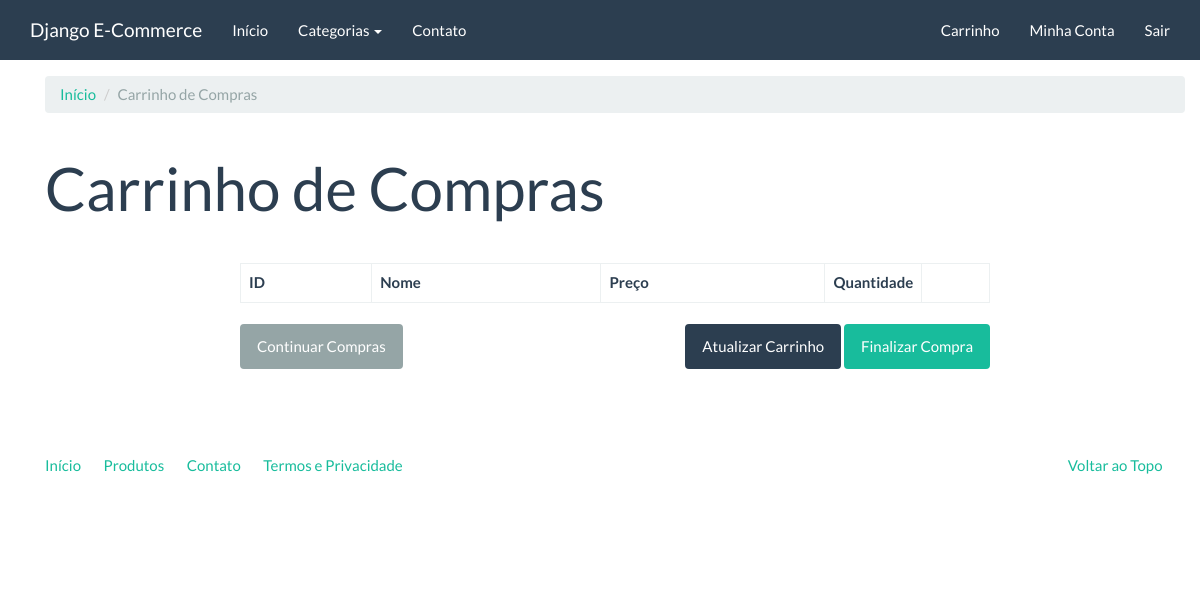
Before: /compras/carrinho/ (signed in) with the older database file.
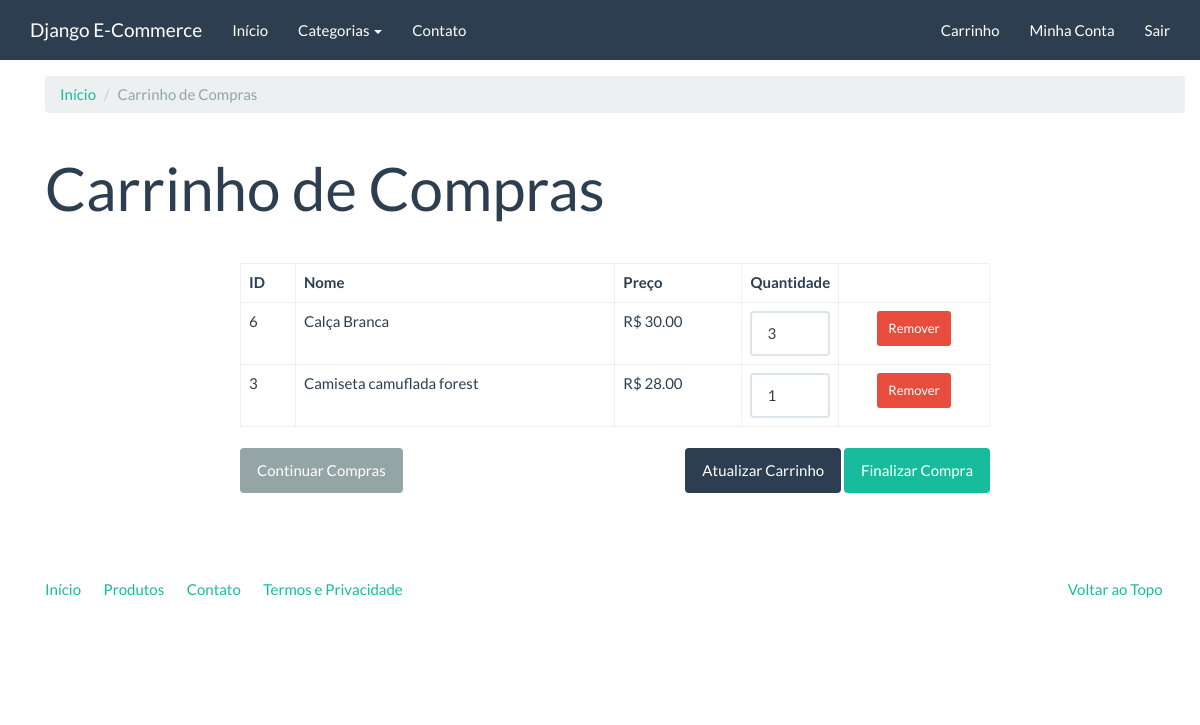
After: the same page with the newer database file.
### checkout/models.py (models this page shows, shortened)
class CartItem(models.Model):
    cart_key = models.CharField('Chave do Carrinho', max_length=40, db_index=True)
    product = models.ForeignKey('catalog.Product', verbose_name='Produto', on_delete=models.CASCADE)
    quantity = models.PositiveIntegerField('Quantidade', default=1)
    price = models.DecimalField('Preço', decimal_places=2, max_digits=8)
    owner = models.ForeignKey(settings.AUTH_USER_MODEL, verbose_name='Usuário', on_delete=models.CASCADE, null=True)
    objects = CartItemManager()
    class Meta:
        verbose_name = 'Item do Carrinho'
        verbose_name_plural = 'Itens dos Carrinhos'
        unique_together = (('cart_key', 'product'),)

### catalog/models.py (models this page shows, shortened)
class Product(models.Model):
    name = models.CharField("Nome", max_length=100)
    slug = models.SlugField('Identificador', max_length=100)
    category = models.ForeignKey('catalog.Category', related_name='Categoria', verbose_name="Categoria", on_delete=models.CASCADE, null=True, blank=False)
    description = models.TextField('Descrição', blank=True, max_length=85)
    price = models.DecimalField("Preço", decimal_places=2, max_digits=8)
    created = models.DateTimeField('Criado em', auto_now_add=True)
    modified = models.DateTimeField('Modificado em', auto_now=True)
    class Meta:
        verbose_name = 'Produto'
        verbose_name_plural = "Produtos"
        ordering = ['name']
    def __str__(self):
        return self.name

### checkout/views.py (the view, shortened to what this page needs)
class CartItemView(TemplateView):
    template_name = 'checkout/cart.html'
    def get_formset(self, clear=False):
        CartItemFormSet = modelformset_factory(CartItem, fields=('quantity',), can_delete=True, extra=0)
        session_key = self.request.session.session_key
        if session_key:
            if clear:
                formset = CartItemFormSet(queryset=CartItem.objects.filter(cart_key=session_key))
            else:
                formset = CartItemFormSet(queryset=CartItem.objects.filter(cart_key=session_key), data=self.request.POST or None)
        else:
            formset = CartItemFormSet(queryset=CartItem.objects.none())
        return formset
    def get_context_data(self, **kwargs):
        context = super(CartItemView, self).get_context_data(**kwargs)
        context['formset'] = self.get_formset()
        return context

### catalog/context_processors.py (called while the page is built)
def categories(request):
    return {
        'categories': Category.objects.all()
    }

### catalog/models.py (called while the page is built)
    def __str__(self):
        return self.name

    def get_absolute_url(self):
        return reverse('catalog:category', kwargs={'slug': self.slug})

### checkout/templates/checkout/cart.html (shortened to what this page needs)
{% extends 'base.html' %}
{% load widget_tweaks %}
{% block container %}
<div class="container margin-top">
  <ol class="breadcrumb">
    <li><a href="{% url 'index' %}">Início</a></li>
    <li class="active">Carrinho de Compras</li>
  </ol>
<div class="page-header">
<h1>Carrinho de Compras</h1>
</div>
<div class="row">
    <div class="col-md-8 col-md-offset-2">
        <form class="" action="" method=post>
            <table class="table table-bordered">
                <thead>
                    <th>
                        ID
                    </th>
                    <th>
                        Nome
                    </th>
                    <th>
                        Preço
                    </th>
                    <th style="width: 10%;">
                        Quantidade
                    </th>
                    <th>
                    </th>
                </thead>
                <tbody>
                  {% for form in formset %}
                    <tr>
                      <td>
                          {{ form.instance.product.pk }}
                      </td>
                      <td>
                          {{ form.instance.product }}
                      </td>
                      <td>
                          R$ {{ form.instance.product.price | floatformat:'2' }}
                      </td>
                      <td>
                        {% render_field form.quantity class='form-control' %}
                      </td>
                      <td class="text-center">
                        <button value='on' class='btn btn-danger btn-sm' type="submit" name='{{ form.DELETE.html_name }}'>Remover</button>
                      </td>
                    </tr>
                  {% endfor %}
                </tbody>
            </table>
            <p class="text-right">
                <a href="{% url 'catalog:product_list' %}" class="pull-left btn btn-default">Continuar Compras</a>
                <button type="submit" class="btn btn-primary" name="button">Atualizar Carrinho</button></li>
                <a href="{% url 'checkout:checkout_order' %}" class="btn btn-success">Finalizar Compra</a>
            </p>
        </form>
    </div>
</div>
{% endblock %}

### core/templates/base.html (shortened to what this page needs)
<!DOCTYPE html>
{% load static %}
<html lang="pt-BR">
<head>
	<link rel="stylesheet" href="{% static 'assets/bootstrap.min.css' %}" media="screen" />
	<link rel="stylesheet" href="{% static 'assets/custom.min.css' %}" media="screen" />
</head>
<body>
    <div class="navbar navbar-default navbar-fixed-top">
      <div class="container">
        <div class="navbar-header">
          <a href="{% url 'index' %}" class="navbar-brand">Django E-Commerce</a>
        </div>
        <div class="navbar-collapse collapse" id="navbar-main">
          <ul class="nav navbar-nav">
            <li>
              <a href="{% url 'index' %}">Início</a>
            </li>
            <li class="dropdown">
              <a class="dropdown-toggle" data-toggle="dropdown" href="{% url 'catalog:product_list' %}" id="download">Categorias <span class="caret"></span></a>
            </li>
			<li>
				<a href="{% url 'contact' %}">Contato</a>
			</li>
          </ul>
          <ul class="nav navbar-nav navbar-right">
            {% if user.is_authenticated %}
            <li><a href="{% url 'checkout:cart_item' %}">Carrinho</a></li>
            <li><a href="{% url 'accounts:account' %}">Minha Conta</a></li>
            <li><a href="{% url 'logout' %}">Sair</a></li>
            {% else %}
            <li><a href="{% url 'checkout:cart_item' %}">Carrinho</a></li>
            <li><a href="{% url 'accounts:register' %}">Regitrar</a></li>
            <li><a href="{% url 'login' %}">Entrar</a></li>
            {% endif %}
            </ul>
        </div>
      </div>
    </div>
    <div class="container">
		{% block container %}{% endblock %}
		<footer>
			<div class="row">
			  <div class="col-lg-12">
			    <ul class="list-unstyled">
			      <li class="pull-right"><a href="#top">Voltar ao Topo</a></li>
			      <li><a href="">Início</a></li>
			      <li><a href="">Produtos</a></li>
			      <li><a href="">Contato</a></li>
			      <li><a href="">Termos e Privacidade</a></li>
			    </ul>
			  </div>
			</div>
		</footer>
	</div>
</body>
</html>

Changed rows visible on the page:
added CartItem: instance.product.pk "6", instance.product "Calça Branca", instance.product.price "30.00"
added CartItem: instance.product.pk "3", instance.product "Camiseta camuflada forest", instance.product.price "28.00"
Other visible differences:
new list line: "R$ 3 Remover"
new list line: "R$ 1 Remover"
